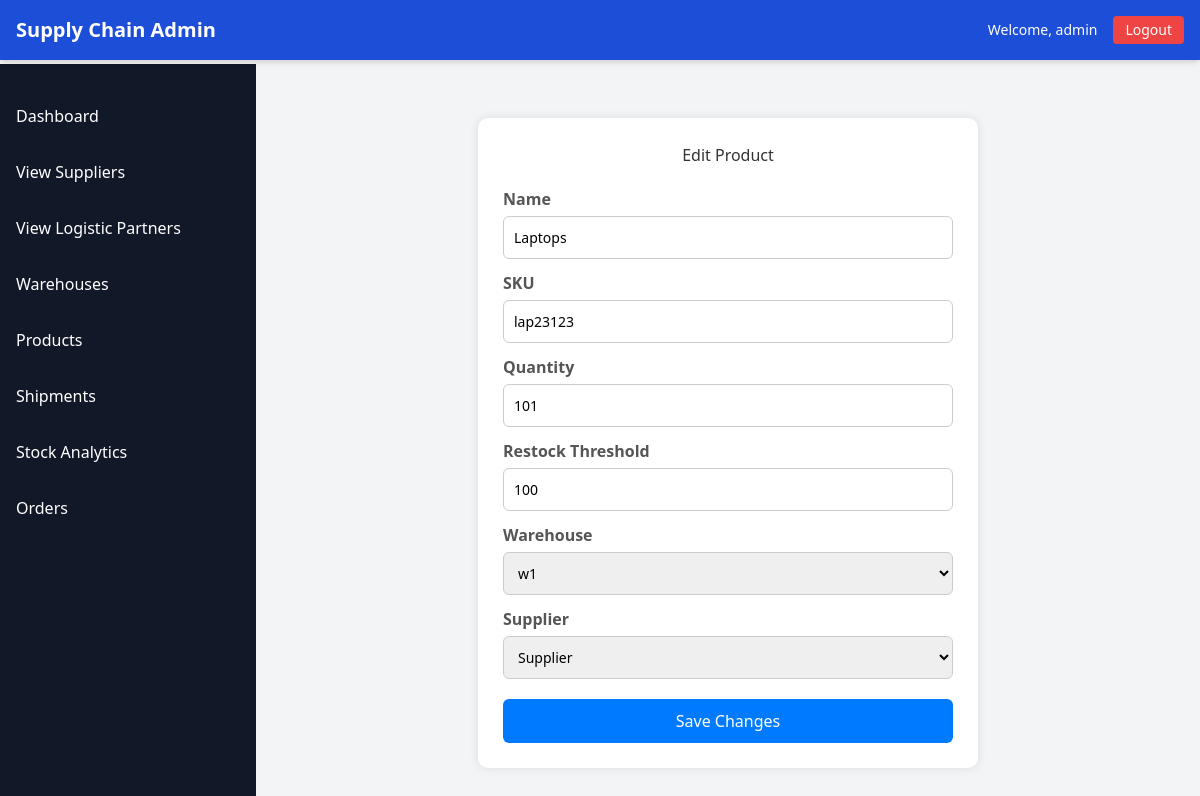
The page /products/edit/3/ (signed in) on the database its author committed.
### abcd/models.py (models this page shows, shortened)
class NewUser(AbstractUser):
    USER_TYPE_CHOICES = [
        ('supplier', 'Supplier'),
        ('logistic_partner', 'Logistic Partner'),
        ('customer', 'Customer'),
    ]
    full_name = models.CharField(max_length=100)
    email = models.EmailField(unique=True)
    contact_no = models.CharField(max_length=15, unique=True)
    user_type = models.CharField(max_length=20, choices=USER_TYPE_CHOICES)

class Product(models.Model):
    name = models.CharField(max_length=100)
    sku = models.CharField(max_length=50, unique=True)
    quantity = models.PositiveIntegerField()
    restock_threshold = models.PositiveIntegerField()
    warehouse = models.ForeignKey(Warehouse, on_delete=models.CASCADE)
    supplier = models.ForeignKey(NewUser, on_delete=models.SET_NULL, null=True, limit_choices_to={'user_type': 'supplier'})

class Warehouse(models.Model):
    name = models.CharField(max_length=100)
    location = models.CharField(max_length=200)

### abcd/views.py (the view, shortened to what this page needs)
# urls.py: path('products/edit/<int:product_id>/', views.edit_product, name='edit_product'),  # Edit product
@login_required
@user_passes_test(is_admin)
def edit_product(request, product_id):
    product = get_object_or_404(Product, id=product_id)
    warehouses = Warehouse.objects.all()
    suppliers = NewUser.objects.filter(user_type='supplier')
    return render(request, 'admin1/edit_product.html', {
        'product': product,
        'warehouses': warehouses,
        'suppliers': suppliers,
    })

### abcd/views.py (called while the page is built)
def is_admin(user):
    return user.is_superuser

### abcd/templates/admin1/edit_product.html (shortened to what this page needs)
{% extends 'admin1/base.html' %}
{% block content %}
<div class="form-container">
    <h2>Edit Product</h2>
    <form method="POST">
        <label>Name</label>
        <input type="text" name="name" value="{{ product.name }}" required>
        <label>SKU</label>
        <input type="text" name="sku" value="{{ product.sku }}" required>
        <label>Quantity</label>
        <input type="number" name="quantity" value="{{ product.quantity }}" required>
        <label>Restock Threshold</label>
        <input type="number" name="restock_threshold" value="{{ product.restock_threshold }}" required>
        <label>Warehouse</label>
        <select name="warehouse">
            {% for wh in warehouses %}
                <option value="{{ wh.id }}" {% if product.warehouse.id == wh.id %}selected{% endif %}>{{ wh.name }}</option>
            {% endfor %}
        </select>
        <label>Supplier</label>
        <select name="supplier">
            {% for sup in suppliers %}
                <option value="{{ sup.id }}" {% if product.supplier.id == sup.id %}selected{% endif %}>{{ sup.full_name }}</option>
            {% endfor %}
        </select>
        <button type="submit" class="btn">Save Changes</button>
    </form>
</div>
{% endblock %}

### abcd/templates/admin1/base.html (shortened to what this page needs)
<!DOCTYPE html>
<html lang="en">
<head>
    <script src="https://cdn.tailwindcss.com"></script>
</head>
<body class="bg-gray-100 font-sans min-h-screen">
    <nav class="bg-blue-700 text-white p-4 flex justify-between items-center fixed w-full top-0 z-20 shadow-md">
        <div class="flex items-center">
            <h1 class="text-xl font-bold">Supply Chain Admin</h1>
        </div>
        <div class="flex items-center space-x-4">
            <span class="text-sm hidden md:block">Welcome, {{ user.full_name|default:user.username }}</span>
            <a href="{% url 'logout_view' %}" class="bg-red-500 hover:bg-red-600 px-3 py-1 rounded text-sm">Logout</a>
        </div>
    </nav>
    <div id="sidebar" class="bg-gray-900 text-white w-64 h-screen fixed top-0 mt-16 transition-all duration-300 md:block hidden">
        <ul class="mt-6">
            <li class="p-4 hover:bg-gray-700"><a href="{% url 'admin_dashboard' %}" class="block">Dashboard</a></li>
            <li class="p-4 hover:bg-gray-700"><a href="{% url 'view_suppliers' %}" class="block">View Suppliers</a></li>
<li class="p-4 hover:bg-gray-700"><a href="{% url 'view_logistic_partners' %}" class="block">View Logistic Partners</a></li>
            <li class="p-4 hover:bg-gray-700"><a href="{% url 'warehouse_list' %}" class="block">Warehouses</a></li>
            <li class="p-4 hover:bg-gray-700"><a href="{% url 'product_list' %}" class="block">Products</a></li>
            <li class="p-4 hover:bg-gray-700"><a href="{% url 'shipment_list' %}" class="block">Shipments</a></li>
            <li class="p-4 hover:bg-gray-700"><a href="{% url 'stock_chart' %}" class="block">Stock Analytics</a></li>
            <li class="p-4 hover:bg-gray-700"><a  href="{% url 'admin_order_list' %}">Orders</a></li>
        </ul>
    </div>
    <div id="main-content" class="ml-0 md:ml-64 mt-16 p-6 transition-all duration-300 max-w-7xl mx-auto">
        {% block content %}
        {% endblock %}
    </div>
</body>
</html>

### abcd/templates/admin1/edit_product.html (style rules this page uses)
.form-container { max-width: 500px; margin: 30px auto; background-color: #fff; padding: 25px; border-radius: 10px; box-shadow: 0 0 10px rgba(0,0,0,0.1); }
h2 { text-align: center; margin-bottom: 20px; color: #333; }
label { font-weight: bold; margin-top: 12px; display: block; color: #555; }
input[type="text"], input[type="number"], select { width: 100%; padding: 10px; margin-top: 5px; border: 1px solid #ccc; border-radius: 6px; font-size: 14px; }
.btn { width: 100%; padding: 10px; margin-top: 20px; background-color: #007BFF; border: none; color: white; font-size: 16px; border-radius: 6px; cursor: pointer; }

### rows shown on the page
NewUser: full_name "admin"
Product: name "Laptops", sku "lap23123", quantity "101", restock_threshold "100", warehouse "w1", supplier "Supplier"
